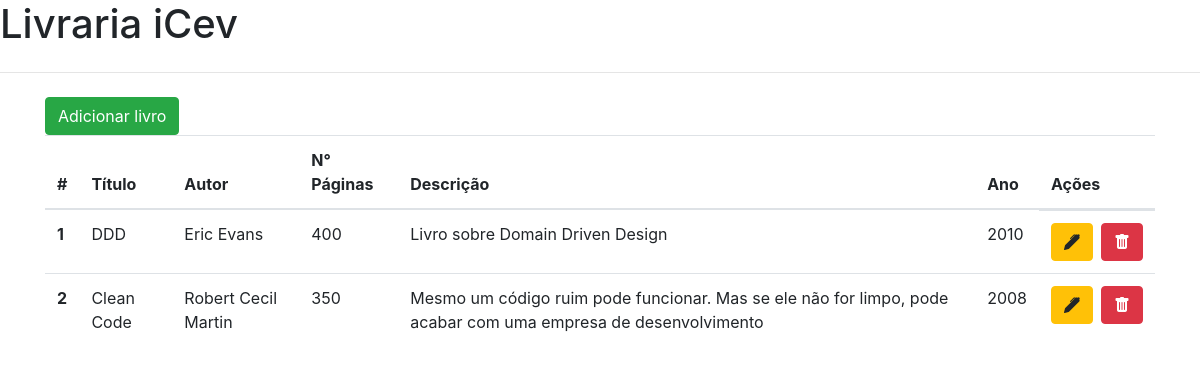
The page / on the database its author committed.
### libary/models.py (models this page shows)
class Book(models.Model):
  title = models.CharField("Título do Livro", max_length=250)
  author = models.CharField("Autor", max_length=250)
  num_pages = models.IntegerField("Número de páginas")
  description = models.CharField("Descrição", max_length=250)
  year_launched = models.CharField("Ano de lançamento", max_length=250)

### libary/views.py (the view)
# urls.py: path('', home, name="home"),
def home(request):
  books = Book.objects.all()
  dados = {
    'books': books,
  }
  return render(request, "index.html", dados)

### libary/templates/index.html (shortened to what this page needs)
<!DOCTYPE html>
<html lang="en">
  <head>
    <link rel="stylesheet" href="https://maxcdn.bootstrapcdn.com/bootstrap/4.0.0/css/bootstrap.min.css">
    <link rel="stylesheet" href="https://cdn.jsdelivr.net/npm/bootstrap-icons@1.7.1/font/bootstrap-icons.css">
  </head>
  <body>
    <header class="header">
      <h1>Livraria iCev</h1>
    </header>
    <hr class="my-4">
    <main class="container">
      <div>
        <a href="{% url 'register' %}" class="btn btn-success">Adicionar livro</a>
      </div>
      <table class="table">
        <thead>
          <tr>
            <th scope="col">#</th>
            <th scope="col">Título</th>
            <th scope="col">Autor</th>
            <th scope="col">N° Páginas</th>
            <th scope="col">Descrição</th>
            <th scope="col">Ano</th>
            <th scope="col">Ações</th>
          </tr>
        </thead>
        <tbody>
          {% for i in books %}
            <tr>
              <th scope="row">{{ i.id }}</th>
              <td>{{ i.title }}</td>
              <td>{{ i.author }}</td>
              <td>{{ i.num_pages }}</td>
              <td>{{ i.description }}</td>
              <td>{{ i.year_launched }}</td>
              <td class="d-flex">
                <a href="{% url 'edit' i.id %}" class="btn btn-warning mr-2">
                  <i class="bi bi-pen-fill"></i>
                </a>
                <a href="{% url 'delete' i.id %}" class="btn btn-danger">
                  <i class="bi bi-trash-fill"></i>
              </td>
            </tr>
          {% endfor %}
        </tbody>
      </table>
    </main>
  </body>
</html>

### rows shown on the page
Book: id "1", title "DDD", author "Eric Evans", num_pages "400", description "Livro sobre Domain Driven Design", year_launched "2010"
Book: id "2", title "Clean Code", author "Robert Cecil Martin", num_pages "350", description "Mesmo um código ruim pode funcionar. Mas se ele não for limpo, pode acabar com uma empresa de desenvolvimento", year_launched "2008"
